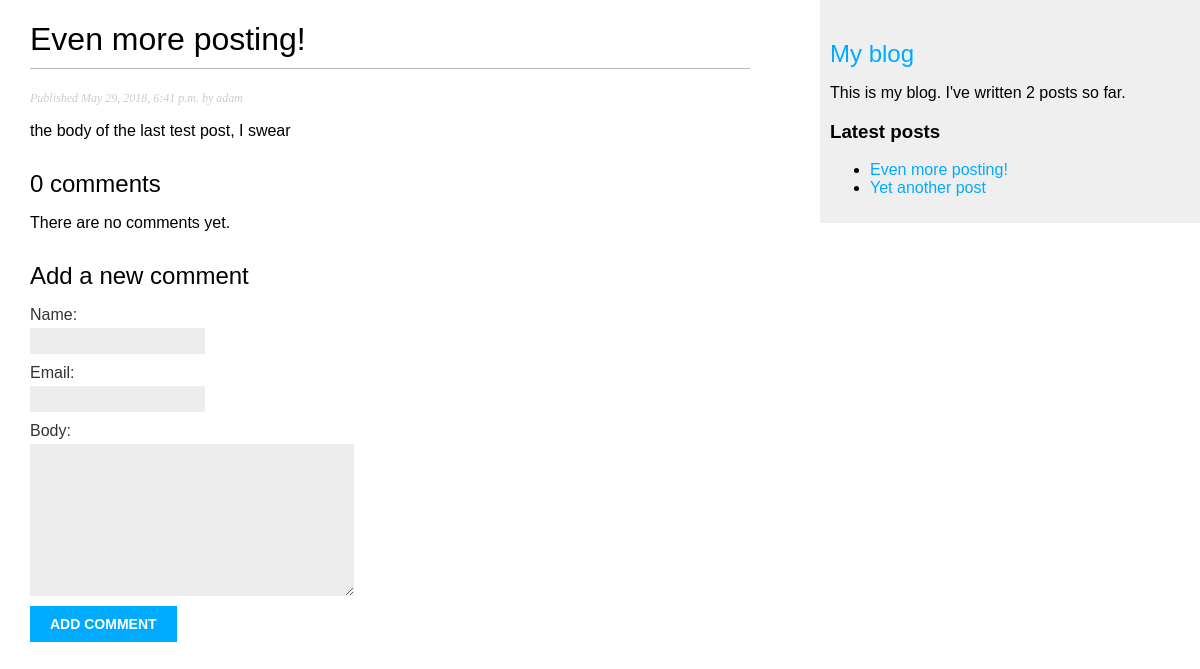
/blog/2018/05/29/even-more-posting/, run on an earlier commit of the app's database.
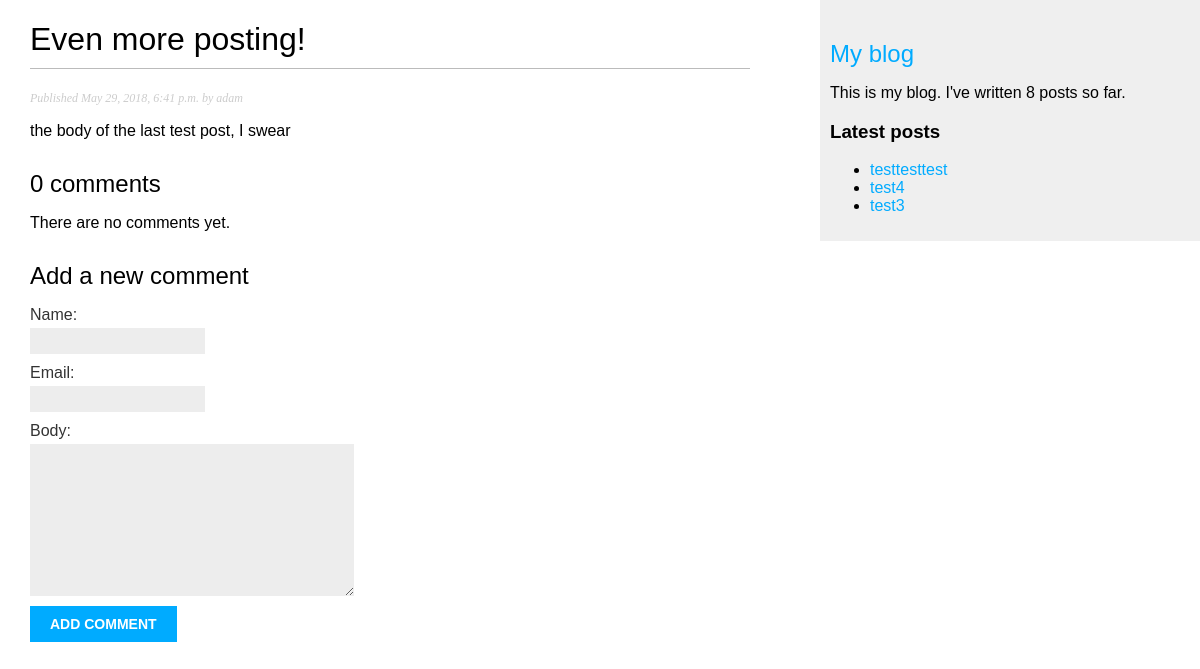
And on a later commit of the database.
### blog/models.py (models this page shows, shortened)
class Post(models.Model):
    STATUS_CHOICES = (
        ('draft', 'Draft'),
        ('published', 'Published'),
    )
    title = models.CharField(max_length=250)
    slug = models.SlugField(max_length=250, unique_for_date='publish')
    author = models.ForeignKey(User, related_name='blog_posts')
    body = models.TextField()
    publish = models.DateTimeField(default=timezone.now)
    created = models.DateTimeField(auto_now_add=True)
    updated = models.DateTimeField(auto_now=True)
    status = models.CharField(max_length=10,
                            choices=STATUS_CHOICES,
                            default='draft')
    tags = TaggableManager()
    objects = models.Manager()
    published = PublishedManager()
    class Meta:
        ordering = ('-publish',)
    def get_absolute_url(self):
        return reverse(
            'blog:post_detail',
            args=[
                self.publish.year,
                self.publish.strftime('%m'),
                self.publish.strftime('%d'),
                self.slug
            ]
        )

### blog/views.py (the view)
def post_detail(request, year, month, day, post):
    post = get_object_or_404(
        Post,
        slug=post,
        status='published',
        publish__year=year,
        publish__month=month,
        publish__day=day
    )
    comments = post.comments.filter(active=True)
    if request.method == 'POST':
        comment_form = CommentForm(data=request.POST)
        if comment_form.is_valid():
            new_comment = comment_form.save(commit=False)
            new_comment.post = post
            new_comment.save()
    else:
        comment_form = CommentForm()
    return render(
        request,
        'blog/post/detail.html',
        {'post': post, 'comments': comments, 'comment_form': comment_form},
    )

### blog/forms.py
class CommentForm(forms.ModelForm):
    class Meta:
        model = Comment
        fields = ('name', 'email', 'body')

### blog/models.py (called while the page is built)
    def get_queryset(self):
        return super(PublishedManager, self).get_queryset() \
                                            .filter(status='published')

### blog/templatetags/blog_tags.py (called while the page is built)
@register.simple_tag
def total_posts():
    return Post.published.count()

@register.inclusion_tag('blog/post/latest_posts.html')
def show_latest_posts(count=5):
    latest_posts = Post.published.order_by('-publish')[:count]
    return {'latest_posts': latest_posts}

### blog/templates/blog/post/detail.html (shortened to what this page needs)
{% extends "blog/base.html" %}
{% block content %}
    <h1>{{ post.title }}</h1>
    <p class="date">
        Published {{ post.publish }} by {{ post.author }}
    </p>
    {{ post.body|linebreaks }}
    {% with comments.count as total_comments %}
    <h2>
        {{ total_comments }} comment{{ total_comments|pluralize }}
    </h2>
    {% endwith %}
    {% for comment in comments %}
        <div class="comment">
            <p class="info">
                Comment {{ forloop.counter }} by {{ comment.name }}
                {{ comment.created }}
            </p>
            {{ comment.body|linebreaks }}
        </div>
    {% empty %}
        <p>There are no comments yet.</p>
    {% endfor %}
    {% if new_comment %}
        <h2>Your comment has been added!</h2>
    {% else %}
        <h2>Add a new comment</h2>
        <form action="." method="post">
            {{ comment_form.as_p }}
            <p><input type="submit" value="Add comment"></p>
        </form>
    {% endif %}
{% endblock %}

### blog/templates/blog/base.html (shortened to what this page needs)
{% load blog_tags %}
{% load staticfiles %}
<!DOCTYPE html>
<html>
<head>
    <link rel="stylesheet" href="{% static 'css/blog.css' %}" type="text/css" />
</head>
<body>
    <div id="content">
        {% block content %}
        {% endblock %}
    </div>
    <div id="sidebar">
        <h2><a href="{% url 'blog:post_list' %}">My blog</a></h2>
        <p>This is my blog. I've written {% total_posts %} posts so far.</p>
        <h3>Latest posts</h3>
        {% show_latest_posts 3 %}
    </div>
</body>
</html>

### blog/templates/blog/post/latest_posts.html
<ul>
    {% for post in latest_posts %}
    <li>
        <a href="{{ post.get_absolute_url }}">{{ post.title }}</a>
    </li>
    {% endfor %}
</ul>

### blog/static/css/blog.css (style rules this page uses)
body { margin:0; padding:0; font-family:helvetica, sans-serif; }
a { color:#00abff; text-decoration:none; }
h1 { font-weight:normal; border-bottom:1px solid #bbb; padding:0 0 10px 0; }
h2 { font-weight:normal; margin:30px 0 0; }
#content { float:left; width:60%; padding:0 0 0 30px; }
#sidebar { float:right; width:30%; padding:10px; background:#efefef; height:100%; }
p.date { color:#ccc; font-family: georgia, serif; font-size: 12px; font-style: italic; }
label { float:left; clear:both; color:#333; margin-bottom:4px; }
input, textarea { clear:both; float:left; margin:0 0 10px; background:#ededed; border:0; padding:6px 10px; font-size:12px; }
input[type=submit] { font-weight:bold; background:#00abff; color:#fff; padding:10px 20px; font-size:14px; text-transform:uppercase; }

What changed in the data, as far as the page shows it:
no longer on one of the page's lists (row unchanged): Post: title "Even more posting!"
no longer on this page (row unchanged): Post: title "Yet another post"
added Post: title "testtesttest"
added Post: title "test4"
added Post: title "test3"
Also different on the page:
text no longer shown: "2"
text now shown: "8"
